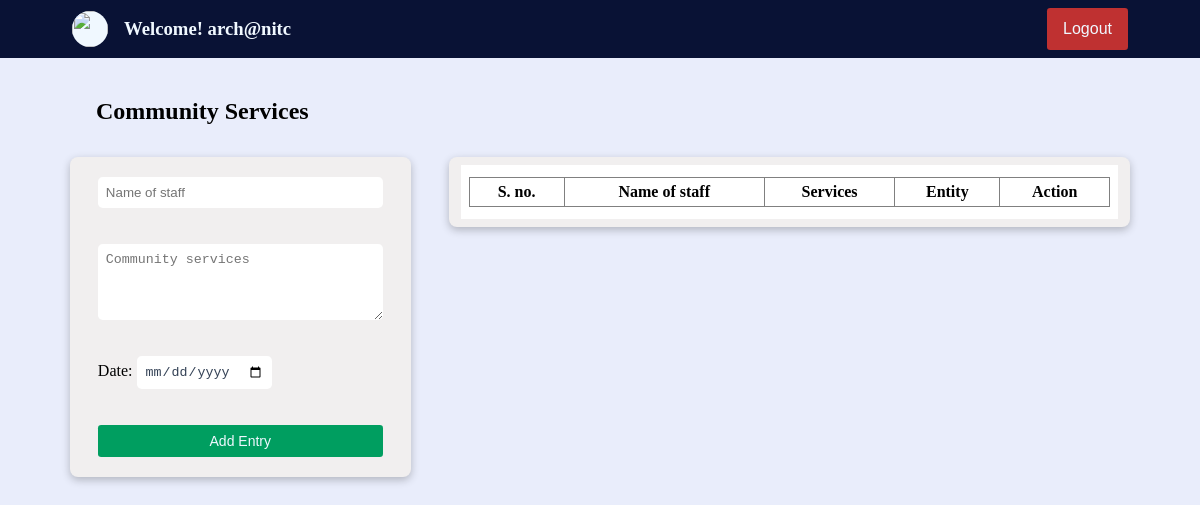
Before: /forms/community_services.php?user=arch@nitc with the older database file.
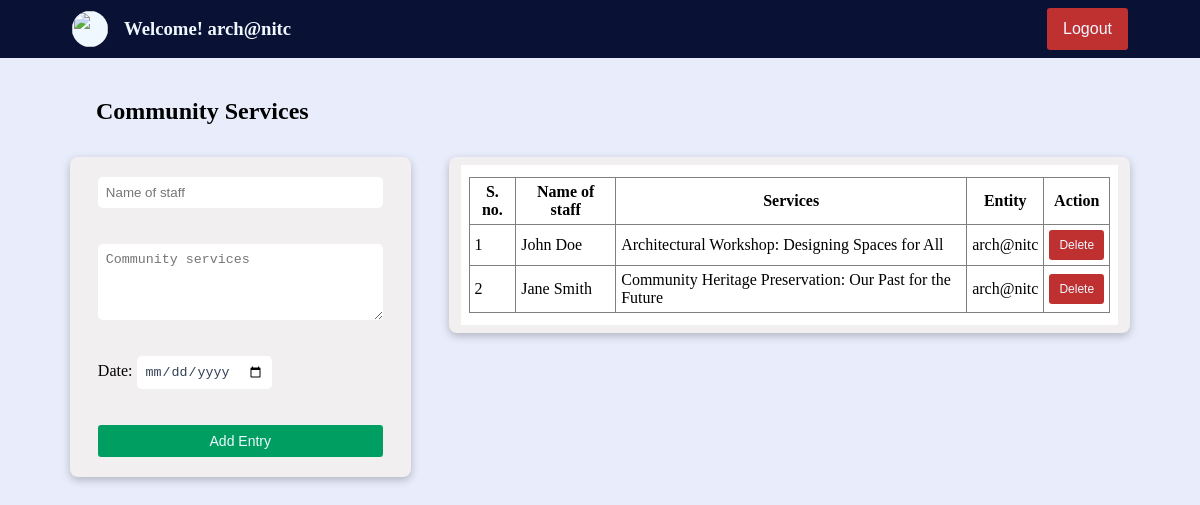
After: the same page with the newer database file.
### tables this page shows
CREATE TABLE `community_services` (
  `staff` varchar(80) NOT NULL,
  `title` varchar(2000) NOT NULL,
  `entity` varchar(120) NOT NULL,
  `date` date DEFAULT NULL
);

### forms/community_services.php (the view, shortened to what this page needs)
<?php
if (empty($_SESSION['access_token'])) {
    $fname = "Welcome! ";
    $lname = $_GET["user"];
    $pic = "../asset/nitc_logo_icon.svg";
} else {
    $fname = $_SESSION["first_name"];
    $lname = $_SESSION['last_name'];
    $pic = $_SESSION['profile_picture'];
    $mail=$_SESSION['email_address'];
}
?>
<!DOCTYPE html>
<html>
<head>
    <link href="../styles/forms.css" type="text/css" rel="stylesheet">
</head>
<body>
    <div class="container">
        <?php
        echo '<div class="user_strip">
                <a href="../dashboard.php?user=' . $lname . '" class="user_to_dash">
                    <div class="user">
                        <img src="' . $pic . '" class="user_image" />
                        <h3>' . $fname . ' ' . $lname . '</h3>
                    </div>
                </a>
                <div class="logout_btn_holder">
                    <a href="../logout.php" class="">
                        <button class="logout_btn">Logout</button>
                    </a>
                </div  >
            </div>';
        ?>
        <div class="subcontainer">
            <h2>Community Services</h2>
            <div class="content_container">
                <div class="left_container">
                    <div class="form_container">
                        <form id="myForm" action="" method="post" onsubmit="return validateForm();" class="form_field">
                            <input type="text" name="name" placeholder="Name of staff" class="input-fields"><br><br>
                            <textarea name="title" placeholder="Community services" class="input-fields textarea" rows=4></textarea><br><br>
                            <div>
                                <label for="date">Date: </label>
                                <input type="date" name="date" id="date" class="input-fields">
                            </div><br><br>
                            <input type="submit" class="submit-button" value="Add Entry">
                        </form>
                    </div>
                </div>
                <div class="table_container">
                    <?php
                    $con = mysqli_connect('localhost', 'root', '', 'imsdemo');
                    $entity = $_GET["user"];
                    if ($entity == 'admin' || $entity == '')
                        $sql = "SELECT * FROM community_services";
                    else
                        $sql = "SELECT * FROM community_services where entity='$entity'";
                    $rs = mysqli_query($con, $sql);
                    echo '<div class="table_field">';
                    echo '
                <table border="1">
                <tr>
                    <th class="box">S. no.</th>
                    <th class="box">Name of staff</th>
                    <th class="box">Services</th>
                    <th class="box">Entity</th>
                    <th class="box">Action</th>
                </tr>';
                    $count = 1;
                    while ($row = mysqli_fetch_assoc($rs)) {
                        $staff = $row['staff'];
                        $title = $row['title'];
                        $dep = $row['entity'];
                        echo '<tr>
                            <td class="box sn">' . $count . '</td>
                            <td class="box name">' . $staff . '</td>
                            <td class="box services">' . $title . '</td>
                            <td class="box entity">' . $dep . '</td>
                            <td class="box button_box btn"><button class="delete_btn" data-id="' . $title . '">Delete</button></td>
                        </tr>';
                        $count++;
                    }
                    echo '</table>
                </div>';
                    ?>
                </div>
            </div>
        </div>
    </div>
</body>
</html>

Changed rows visible on the page:
added community_services: staff "John Doe", title "Architectural Workshop: Designing Spaces for All", entity "arch@nitc"
added community_services: staff "Jane Smith", title "Community Heritage Preservation: Our Past for the Future", entity "arch@nitc"
